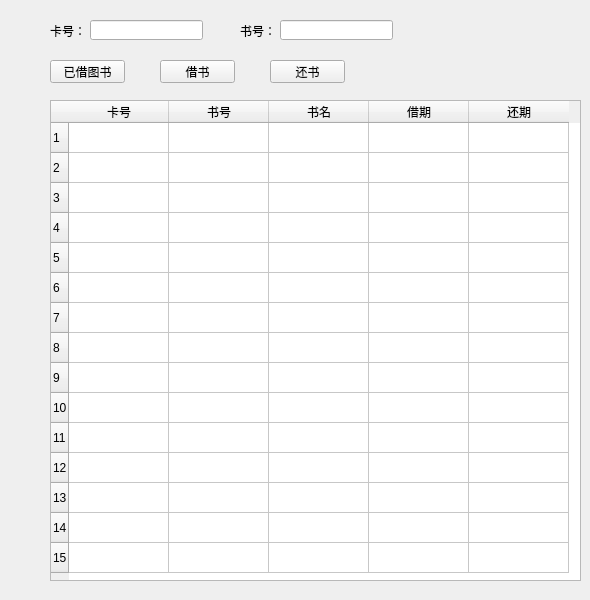
<?xml version="1.0" encoding="UTF-8"?>
<ui version="4.0">
 <class>borrowbook</class>
 <widget class="QWidget" name="borrowbook">
  <property name="geometry">
   <rect>
    <x>0</x>
    <y>0</y>
    <width>590</width>
    <height>600</height>
   </rect>
  </property>
  <property name="windowTitle">
   <string>borrowbook</string>
  </property>
  <widget class="QLabel" name="label">
   <property name="geometry">
    <rect>
     <x>50</x>
     <y>20</y>
     <width>31</width>
     <height>21</height>
    </rect>
   </property>
   <property name="text">
    <string>卡号：</string>
   </property>
  </widget>
  <widget class="QLineEdit" name="lineEdit">
   <property name="geometry">
    <rect>
     <x>90</x>
     <y>20</y>
     <width>113</width>
     <height>20</height>
    </rect>
   </property>
  </widget>
  <widget class="QLabel" name="label_2">
   <property name="geometry">
    <rect>
     <x>240</x>
     <y>20</y>
     <width>41</width>
     <height>21</height>
    </rect>
   </property>
   <property name="text">
    <string>书号：</string>
   </property>
  </widget>
  <widget class="QLineEdit" name="lineEdit_2">
   <property name="geometry">
    <rect>
     <x>280</x>
     <y>20</y>
     <width>113</width>
     <height>20</height>
    </rect>
   </property>
  </widget>
  <widget class="QPushButton" name="pushButton">
   <property name="geometry">
    <rect>
     <x>50</x>
     <y>60</y>
     <width>75</width>
     <height>23</height>
    </rect>
   </property>
   <property name="text">
    <string>已借图书</string>
   </property>
  </widget>
  <widget class="QPushButton" name="pushButton_2">
   <property name="geometry">
    <rect>
     <x>160</x>
     <y>60</y>
     <width>75</width>
     <height>23</height>
    </rect>
   </property>
   <property name="text">
    <string>借书</string>
   </property>
  </widget>
  <widget class="QPushButton" name="pushButton_3">
   <property name="geometry">
    <rect>
     <x>270</x>
     <y>60</y>
     <width>75</width>
     <height>23</height>
    </rect>
   </property>
   <property name="text">
    <string>还书</string>
   </property>
  </widget>
  <widget class="QTableWidget" name="tableWidget">
   <property name="geometry">
    <rect>
     <x>50</x>
     <y>100</y>
     <width>531</width>
     <height>481</height>
    </rect>
   </property>
   <property name="editTriggers">
    <set>QAbstractItemView::NoEditTriggers</set>
   </property>
   <property name="selectionMode">
    <enum>QAbstractItemView::SingleSelection</enum>
   </property>
   <property name="selectionBehavior">
    <enum>QAbstractItemView::SelectRows</enum>
   </property>
   <property name="rowCount">
    <number>15</number>
   </property>
   <row/>
   <row/>
   <row/>
   <row/>
   <row/>
   <row/>
   <row/>
   <row/>
   <row/>
   <row/>
   <row/>
   <row/>
   <row/>
   <row/>
   <row/>
   <column>
    <property name="text">
     <string>卡号</string>
    </property>
   </column>
   <column>
    <property name="text">
     <string>书号</string>
    </property>
   </column>
   <column>
    <property name="text">
     <string>书名</string>
    </property>
   </column>
   <column>
    <property name="text">
     <string>借期</string>
    </property>
   </column>
   <column>
    <property name="text">
     <string>还期</string>
    </property>
   </column>
  </widget>
 </widget>
 <layoutdefault spacing="6" margin="11"/>
 <resources/>
 <connections/>
</ui>
